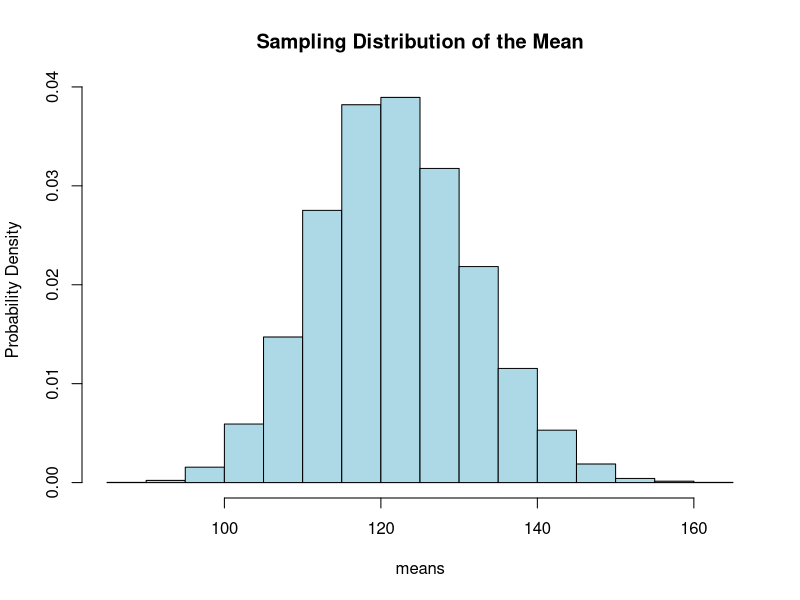

The R source for this figure:
# Let's create a sample distribution plot
# Source
data(ChickWeight)
weights <- ChickWeight$weight

n <- 50
num_experiments <- 10000

experiment_results <- replicate(
    num_experiments, sample(weights, n, replace = TRUE)
)

means <- apply(experiment_results, 2, mean)
sprintf("Means are [%s]", toString(means))

# Generate a sampling distribution histogram of the means
hist(
    means,
    main = "Sampling Distribution of the Mean",
    col = "lightblue",
    freq = FALSE,
    ylab = "Probability Density"
)

# When you run the experiment a lot of times
# you can create a normal sample distribution
# std_dev of the means will be similar to SE
std_dev_of_means <- sd(means)

one_experiment <- experiment_results[, 1]
std_dev_of_samples <- sd(one_experiment)
std_error <- std_dev_of_samples / sqrt(length(one_experiment))

sprintf(
    paste(
        "Std_dev of Means: %f", "Std_error: %f",
        sep = ". "
    ),
    std_dev_of_means,
    std_error
)
